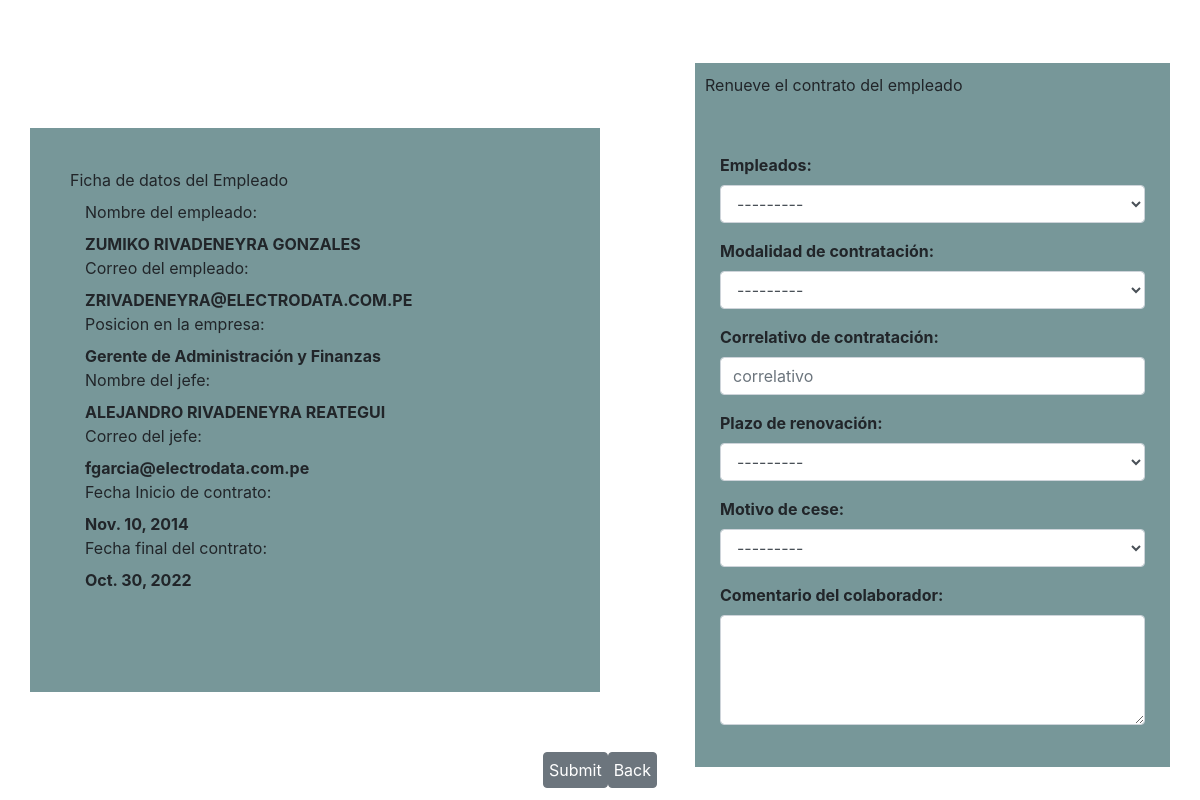
The app's page /events/1313 with its own data.
### main/models.py (models this page shows, shortened)
class Database(models.Model):
    name = models.CharField(max_length=50)
    empemail = models.EmailField(max_length=50, blank=True, null=True)
    bunit = models.CharField(max_length=50)
    bmpposition = models.CharField(max_length=50, blank=True, null=True)
    bossname = models.CharField(max_length=50, blank=True, null=True)
    bossmail = models.EmailField(max_length=50)
    contractstartdate = models.DateField(blank=True, null=True)
    contractenddate = models.DateField(blank=True, null=True)
    status = models.CharField(max_length=20, blank=True, null=True)
    statusrenovacion = models.CharField(max_length=50, choices = STAT_RENOVACION, blank=True, null=True)
    modalidad = models.CharField(max_length=50, choices=MOD_OPTIONS, blank=True, null=True)
    correlativo = models.CharField(max_length=50, blank=True, null=True)
    plazo_renovacion= models.CharField(max_length=50, choices=PLZ_OPTIONS, blank=True, null=True)
    motivo_cese = models.CharField(max_length=50, choices=CES_OPTIONS, blank=True, null=True)
    comentario = models.TextField(blank=True, null=True)
    class Meta:
        db_table = 'empleado'
        ordering = ('id',)
    def __str__(self):
        return self.name

### main/views.py (the view, shortened to what this page needs)
# urls.py: path('events/<event_id>', views.events, name='events'),
def events(request, event_id):
    database = Database.objects.get(pk= event_id)
    name_emp = database.name
    empemail_emp = database.empemail
    bmpposition_emp = database.bmpposition
    bossname_emp = database.bossname
    bossmail_emp = database.bossmail
    contractstartdate = database.contractstartdate
    contractenddate = database.contractenddate
    today = date.today()
    print(name_emp)
    submitted = False
    form = EventForm(request.POST or None)
    context ={'form':form, 'submitted': submitted, 'name_emp':name_emp, 'empemail_emp':empemail_emp, 'bmpposition_emp':bmpposition_emp,
    'bossname_emp':bossname_emp, 'bossmail_emp':bossmail_emp, 'contractenddate': contractenddate, 'contractstartdate': contractstartdate, 'database': database }
    return render(request, 'event.html', context)

### main/forms.py (shortened to what this page needs)
class EventForm(forms.ModelForm):
    class Meta:
        model = Event
        fields = ['Empleados','modalidad', 'correlativo', 'plazo_renovacion', 'motivo_cese', 'comentario']
        labels = {
            'modalidad': 'Modalidad de contratación',
            'correlativo' : 'Correlativo de contratación',
            'plazo_renovacion': 'Plazo de renovación',
            'motivo_cese': 'Motivo de cese',
            'comentario': 'Comentario del colaborador'
        }
        widgets = {
            'Empleados': forms.Select(attrs={'class': 'form-control' }),
            'motivo_cese': forms.Select(attrs={'class': 'form-control'}),
            'plazo_renovacion': forms.Select(attrs={'class': 'form-control', 'placeholder': 'plazo_renovacion'}),
            'modalidad': forms.Select(attrs={'class': 'form-control'}),
            'correlativo': forms.TextInput(attrs={'class': 'form-control', 'placeHolder': 'correlativo'}),
            'comentario' : forms.Textarea(attrs={'class': 'form-control', 'rows':4, 'cols':15}),
        }

### main/template/main/event.html (shortened to what this page needs)
<!DOCTYPE html>
<html>
<head>
	<link rel="stylesheet" href="https://stackpath.bootstrapcdn.com/bootstrap/4.1.3/css/bootstrap.min.css">
	<link rel="stylesheet" href="https://use.fontawesome.com/releases/v5.6.1/css/all.css">
</head>
{% if submitted %}
    <h2>Renovacion aplicada al empleado!!</h2>
{% else %}
<form action="" method="post">
    <section class="vh-100">
        <div class="container py-5 h-100">
            <div class="row d-flex align-items-center justify-content-center h-100">
                <div class="col-md-8 col-lg-7 col-xl-6" >
                    <label> Ficha de datos del Empleado </label>
                    <div class="col-auto">
                        <div>
                            <label class="another-boostrap-class">Nombre del empleado:</label>
                            <b>{{ name_emp }}</b>
                        </div>
                        <div>
                            <label class="another-boostrap-class">Correo del empleado:</label>
                            <b>{{ empemail_emp }}</b>
                        </div>
                        <div>
                            <label class="another-boostrap-class">Posicion en la empresa:</label>
                            <b>{{ bmpposition_emp }}</b>
                        </div>
                        <div>
                            <label class="another-boostrap-class">Nombre del jefe:</label>
                            <b>{{ bossname_emp }}</b>
                        </div>
                        <div>
                            <label class="another-boostrap-class">Correo del jefe:</label>
                            <b>{{ bossmail_emp}}</b>
                        </div>
                        <div>
                            <label class="another-boostrap-class">Fecha Inicio de contrato:</label>
                            <b>{{ contractstartdate }}</b>
                        </div>
                        <div>
                            <label class="another-boostrap-class">Fecha final del contrato:</label>
                            <b>{{ contractenddate }}</b>
                        </div>
                    </div>
                </div>
                <div class="col-md-7 col-lg-5 col-xl-5 offset-xl-1">
                    <label> Renueve el contrato del empleado </label>
                    <div class="col-auto">
                        <div>
                        </div>
                        <div>
                            <b>{{ form.as_p }}</b>
                        </div>
                    </div>
                </div>
                <div class="row">
                    <input type="submit" value="Submit" class="btn btn-secondary">
                    <a href="{{request.META.HTTP_REFERER}}" class="btn btn-secondary"> Back </a>
                </div>
            </div>
        </div>
    </section>
</form>
{% endif %}
</html>

### main/template/main/event.html (style rules this page uses)
body, html { margin: 0; padding: 0; height: 100%; }
.vh-100 { width:100vw; max-width:100%; height: 100vh; position: absolute; }
.col-md-7.col-lg-5.col-xl-5.offset-xl-1 { position: relative; background-color: #779799; padding:10px; top: 15px; height: 100%; min-width: auto; max-width: 500px; }
.col-md-8.col-lg-7.col-xl-6 { position: relative; background-color: #779799; padding: 40px; top: 10px; height: 80%; width: 15px }
.btn.btn-secondary { padding:5px; float: center }

### records on screen
Database: name "ZUMIKO RIVADENEYRA GONZALES", empemail "ZRIVADENEYRA@ELECTRODATA.COM.PE", bmpposition "Gerente de Administración y Finanzas", bossname "ALEJANDRO RIVADENEYRA REATEGUI", bossmail "fgarcia@electrodata.com.pe", contractstartdate "Nov. 10, 2014", contractenddate "Oct. 30, 2022"
